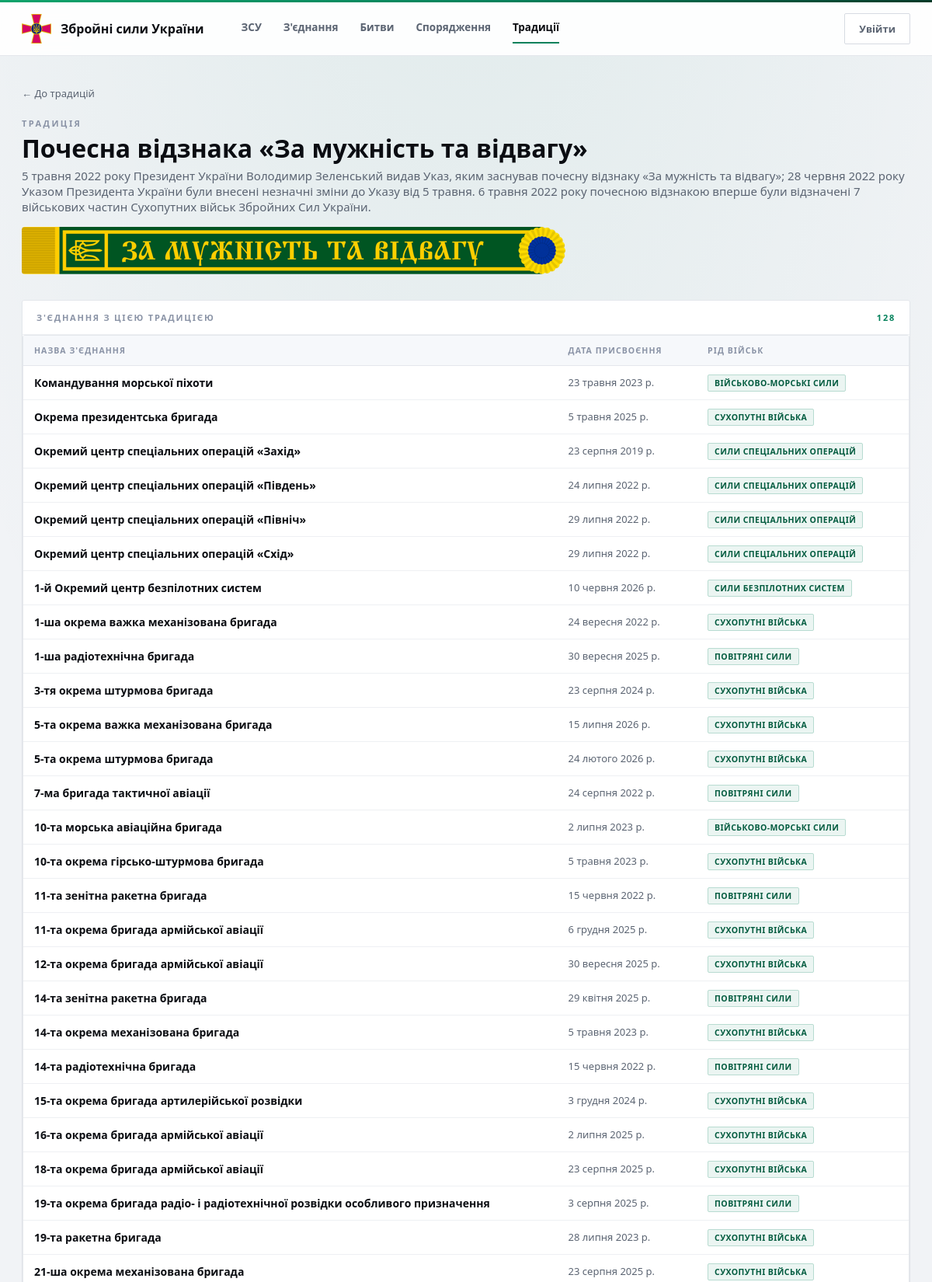
Screenshot of /traditions/1 (upper part) with the database file from the repository.
### tables this page shows
CREATE TABLE traditions (
    tradition_id   INTEGER PRIMARY KEY,
    title          TEXT NOT NULL UNIQUE,
    description    TEXT,
    created_at     TIMESTAMP NOT NULL DEFAULT CURRENT_TIMESTAMP,
    updated_at     TIMESTAMP NOT NULL DEFAULT CURRENT_TIMESTAMP
, photo TEXT, is_honorific INTEGER DEFAULT 0);

CREATE TABLE brigade_traditions (
    brigade_id      INTEGER NOT NULL REFERENCES brigades (brigade_id),
    tradition_id    INTEGER NOT NULL REFERENCES traditions (tradition_id),
    date_assigned   DATE,
    created_at      TIMESTAMP NOT NULL DEFAULT CURRENT_TIMESTAMP, unit_name TEXT, photo TEXT,
    PRIMARY KEY (brigade_id, tradition_id)
);

CREATE TABLE brigades (
    brigade_id               INTEGER PRIMARY KEY,
    name                     TEXT NOT NULL,
    description              TEXT,
    military_branch_id       INTEGER REFERENCES military_branches (branch_id),
    corps_id                 INTEGER REFERENCES army_corps (corps_id),
    territorial_command_id   INTEGER REFERENCES territorial_commands (command_id),
    troop_type_id            INTEGER REFERENCES troop_types (type_id),
    formed_date              DATE,
    flag_date                DATE,
    location_id              INTEGER REFERENCES locations (location_id),
    emblem_file              TEXT,
    created_at               TIMESTAMP NOT NULL DEFAULT CURRENT_TIMESTAMP,
    updated_at               TIMESTAMP NOT NULL DEFAULT CURRENT_TIMESTAMP, brigade_date DATE, unit_type_id INTEGER REFERENCES unit_types (unit_type_id),
    CHECK (formed_date IS NULL OR flag_date IS NULL OR formed_date <= flag_date)
);

CREATE TABLE military_branches (
    branch_id      INTEGER PRIMARY KEY,
    branch_name    TEXT NOT NULL UNIQUE,
    created_at     TIMESTAMP NOT NULL DEFAULT CURRENT_TIMESTAMP,
    updated_at     TIMESTAMP NOT NULL DEFAULT CURRENT_TIMESTAMP
, details_id INTEGER REFERENCES military_branch_details (details_id));

### app/routers/traditions.py (the view)
@router.get("/{tradition_id}")
def tradition_detail(tradition_id: int, request: Request, db: sqlite3.Connection = Depends(get_db)):
    tradition = db.execute(
        "SELECT * FROM traditions WHERE tradition_id = ?", (tradition_id,)
    ).fetchone()
    if not tradition:
        raise HTTPException(status_code=404)
    brigades = db.execute(
        """SELECT b.brigade_id, b.name, mb.branch_name, ac.corps_name,
                  bt.date_assigned, bt.unit_name
           FROM brigade_traditions bt
           JOIN brigades b ON bt.brigade_id = b.brigade_id
           LEFT JOIN military_branches mb ON b.military_branch_id = mb.branch_id
           LEFT JOIN army_corps ac ON b.corps_id = ac.corps_id
           WHERE bt.tradition_id = ?
           ORDER BY CAST(b.name AS INTEGER), b.name""",
        (tradition_id,),
    ).fetchall()
    return templates.TemplateResponse(
        request,
        "tradition_detail.html",
        {"tradition": tradition, "brigades": brigades},
    )

### app/templates/tradition_detail.html (shortened to what this page needs)
{% extends "base.html" %}
{% block content %}
<a class="back-link" href="/traditions">← До традицій</a>
<div class="detail-head">
  <div class="detail-head__main">
    <div class="detail-eyebrow">Традиція</div>
    <h1>{{ tradition.title }}</h1>
    {% if tradition.description %}<div class="sub" style="margin-top:8px">{{ tradition.description | safe }}</div>{% endif %}
    {% if tradition.photo %}
      <div style="margin-top:16px">
        <img src="/static/img/{{ tradition.photo }}" alt="{{ tradition.title }}"
             style="max-width:100%;height:auto;border-radius:4px">
      </div>
    {% endif %}
  </div>
</div>
<div class="panel">
  <div class="panel__head">
    <span>З'єднання з цією традицією</span>
    <span class="mono" style="color:var(--green)">{{ brigades|length }}</span>
  </div>
  {% if brigades %}
    <div class="table-wrap">
      <table class="brigades-table">
        <thead>
          <tr>
            <th>Назва з'єднання</th>
            <th>Дата присвоєння</th>
            <th>Рід військ</th>
          </tr>
        </thead>
        <tbody>
          {% for b in brigades %}
            <tr onclick="location.href='/brigades/{{ b.brigade_id }}'">
              <td class="cell-name"><b>{{ b.name }}</b></td>
              <td class="mono">{{ b.date_assigned | uk_date }}</td>
              <td><span class="tag tag--branch">{{ b.branch_name or '—' }}</span></td>
            </tr>
          {% endfor %}
        </tbody>
      </table>
    </div>
  {% else %}
    <div class="empty">Жодне з'єднання ще не має цієї традиції.</div>
  {% endif %}
</div>
{% endblock %}

### static/css/style.css (style rules this page uses)
:root { --green: #03815B; --green-hover: #026A4A; --green-deep: #023A28; --green-mid: #0FA36B; --green-light: #1FB37C; --accent-text: #045C40; --tint-bg: rgba(3,129,91,0.08); --tint-border: rgba(3,129,91,0.22); --page: #F1F3F6; --card: #FFFFFF; --line: #E4E7EC; --line-2: #EEF0F3; --line-3: #F1F3F6; --input: #D7DBE2; --ink: #0B0D12; --text: #2B303A; --muted: #5B6472; --faint: #8A93A6; --ghost: #9099A8; --mono: "Cascadia Code","Consolas",ui-monospace,monospace; --shadow: 0 1px 2px rgba(20,22,30,0.04); --shadow-h: 0 8px 24px rgba(3,129,91,0.14); }
* { box-sizing: border-box; }
html, body { margin: 0; padding: 0; }
body { font-family: "Calibri","Source Sans Pro","Segoe UI",system-ui,sans-serif; background: var(--page); background-image: radial-gradient(120% 55% at 50% -8%, rgba(3,129,91,0.08) 0%, rgba(241,243,246,0) 55%); background-attachment: fixed; color: var(--text); -webkit-font-smoothing: antialiased; }
a { color: var(--green); text-decoration: none; }
.back-link { display: inline-block; color: var(--muted); font-size: 13px; margin-bottom: 22px; }
.tag { font-size: 10.5px; letter-spacing: 0.04em; color: var(--muted); background: var(--line-3); border: 1px solid var(--line); padding: 3px 8px; border-radius: 2px; white-space: nowrap; }
.tag--branch { text-transform: uppercase; font-weight: 600; color: var(--accent-text); background: var(--tint-bg); border-color: var(--tint-border); }
.table-wrap { background: #fff; border: 1px solid var(--line); border-radius: 3px; overflow-x: auto; box-shadow: var(--shadow); }
.brigades-table { width: 100%; border-collapse: collapse; min-width: 640px; }
.brigades-table thead th { text-align: left; padding: 12px 14px; color: var(--faint); font-size: 10.5px; letter-spacing: 0.1em; text-transform: uppercase; font-weight: 700; background: #F6F8FB; border-bottom: 1px solid var(--line); }
.brigades-table td { padding: 12px 14px; border-bottom: 1px solid var(--line-2); font-size: 13px; color: var(--muted); }
.brigades-table tbody tr { cursor: pointer; }
.brigades-table .cell-name b { color: var(--ink); font-weight: 600; font-size: 14px; }
.detail-head { display: flex; align-items: flex-start; gap: 22px; flex-wrap: wrap; margin-bottom: 28px; }
.detail-head__main { flex: 1; min-width: 260px; }
.detail-eyebrow { color: var(--faint); font-size: 11px; letter-spacing: 0.22em; text-transform: uppercase; font-weight: 700; margin-bottom: 8px; }
.detail-head__main h1 { margin: 0 0 6px; font-size: 32px; font-weight: 700; color: var(--ink); line-height: 1.05; }
.detail-head__main .sub { color: var(--muted); font-size: 15px; }
.panel { background: #fff; border: 1px solid var(--line); border-radius: 3px; box-shadow: var(--shadow); }
.panel__head { padding: 14px 18px; border-bottom: 1px solid var(--line-2); color: var(--faint); font-size: 11px; letter-spacing: 0.16em; text-transform: uppercase; font-weight: 700; display: flex; justify-content: space-between; align-items: center; }

### rows the page displays
traditions: title "Почесна відзнака «За мужність та відвагу»", description "5 травня 2022 року Президент України Володимир Зеленський видав Указ, яким заснував почесну відзнаку «За мужність та відвагу»; 28 червня 2022 року Указом Президента України були внесені незначні зміни до Указу від 5 травня. 6 травня 2022 року почесною відзнакою вперше були відзначені 7 військових частин Сухопутних військ Збройних Сил України.", photo (picture)
brigade_traditions: name "Командування морської піхоти", date_assigned|uk_date "23 травня 2023 р.", branch_name "ВІЙСЬКОВО-МОРСЬКІ СИЛИ"
brigade_traditions: name "Окрема президентська бригада", date_assigned|uk_date "5 травня 2025 р.", branch_name "СУХОПУТНІ ВІЙСЬКА"
brigade_traditions: name "Окремий центр спеціальних операцій «Захід»", date_assigned|uk_date "23 серпня 2019 р.", branch_name "СИЛИ СПЕЦІАЛЬНИХ ОПЕРАЦІЙ"
brigade_traditions: name "Окремий центр спеціальних операцій «Південь»", date_assigned|uk_date "24 липня 2022 р.", branch_name "СИЛИ СПЕЦІАЛЬНИХ ОПЕРАЦІЙ"
brigade_traditions: name "Окремий центр спеціальних операцій «Північ»", date_assigned|uk_date "29 липня 2022 р.", branch_name "СИЛИ СПЕЦІАЛЬНИХ ОПЕРАЦІЙ"
brigade_traditions: name "Окремий центр спеціальних операцій «Схід»", date_assigned|uk_date "29 липня 2022 р.", branch_name "СИЛИ СПЕЦІАЛЬНИХ ОПЕРАЦІЙ"
brigade_traditions: name "1-й Окремий центр безпілотних систем", date_assigned|uk_date "10 червня 2026 р.", branch_name "СИЛИ БЕЗПІЛОТНИХ СИСТЕМ"
brigade_traditions: name "1-ша окрема важка механізована бригада", date_assigned|uk_date "24 вересня 2022 р.", branch_name "СУХОПУТНІ ВІЙСЬКА"
brigade_traditions: name "1-ша радіотехнічна бригада", date_assigned|uk_date "30 вересня 2025 р.", branch_name "ПОВІТРЯНІ СИЛИ"
brigade_traditions: name "3-тя окрема штурмова бригада", date_assigned|uk_date "23 серпня 2024 р.", branch_name "СУХОПУТНІ ВІЙСЬКА"
brigade_traditions: name "5-та окрема важка механізована бригада", date_assigned|uk_date "15 липня 2026 р.", branch_name "СУХОПУТНІ ВІЙСЬКА"
brigade_traditions: name "5-та окрема штурмова бригада", date_assigned|uk_date "24 лютого 2026 р.", branch_name "СУХОПУТНІ ВІЙСЬКА"
brigade_traditions: name "7-ма бригада тактичної авіації", date_assigned|uk_date "24 серпня 2022 р.", branch_name "ПОВІТРЯНІ СИЛИ"
brigade_traditions: name "10-та морська авіаційна бригада", date_assigned|uk_date "2 липня 2023 р.", branch_name "ВІЙСЬКОВО-МОРСЬКІ СИЛИ"
brigade_traditions: name "10-та окрема гірсько-штурмова бригада", date_assigned|uk_date "5 травня 2023 р.", branch_name "СУХОПУТНІ ВІЙСЬКА"
brigade_traditions: name "11-та зенітна ракетна бригада", date_assigned|uk_date "15 червня 2022 р.", branch_name "ПОВІТРЯНІ СИЛИ"
brigade_traditions: name "11-та окрема бригада армійської авіації", date_assigned|uk_date "6 грудня 2025 р.", branch_name "СУХОПУТНІ ВІЙСЬКА"
brigade_traditions: name "12-та окрема бригада армійської авіації", date_assigned|uk_date "30 вересня 2025 р.", branch_name "СУХОПУТНІ ВІЙСЬКА"
brigade_traditions: name "14-та зенітна ракетна бригада", date_assigned|uk_date "29 квітня 2025 р.", branch_name "ПОВІТРЯНІ СИЛИ"
brigade_traditions: name "14-та окрема механізована бригада", date_assigned|uk_date "5 травня 2023 р.", branch_name "СУХОПУТНІ ВІЙСЬКА"
brigade_traditions: name "14-та радіотехнічна бригада", date_assigned|uk_date "15 червня 2022 р.", branch_name "ПОВІТРЯНІ СИЛИ"
brigade_traditions: name "15-та окрема бригада артилерійської розвідки", date_assigned|uk_date "3 грудня 2024 р.", branch_name "СУХОПУТНІ ВІЙСЬКА"
brigade_traditions: name "16-та окрема бригада армійської авіації", date_assigned|uk_date "2 липня 2025 р.", branch_name "СУХОПУТНІ ВІЙСЬКА"
brigade_traditions: name "18-та окрема бригада армійської авіації", date_assigned|uk_date "23 серпня 2025 р.", branch_name "СУХОПУТНІ ВІЙСЬКА"
brigade_traditions: name "19-та окрема бригада радіо- і радіотехнічної розвідки особливого призначення", date_assigned|uk_date "3 серпня 2025 р.", branch_name "ПОВІТРЯНІ СИЛИ"
brigade_traditions: name "19-та ракетна бригада", date_assigned|uk_date "28 липня 2023 р.", branch_name "СУХОПУТНІ ВІЙСЬКА"
brigade_traditions: name "21-ша окрема механізована бригада", date_assigned|uk_date "23 серпня 2025 р.", branch_name "СУХОПУТНІ ВІЙСЬКА"

### other values shown
{{ brigades|length }} "128"
